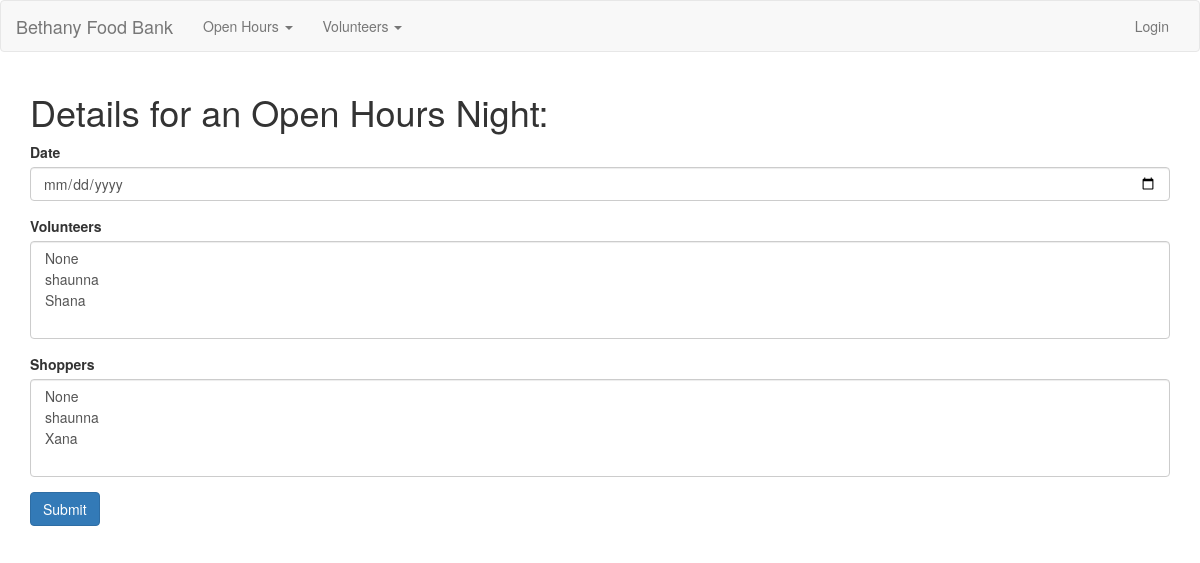
The page /openhours/3/edit on the database as committed earlier.
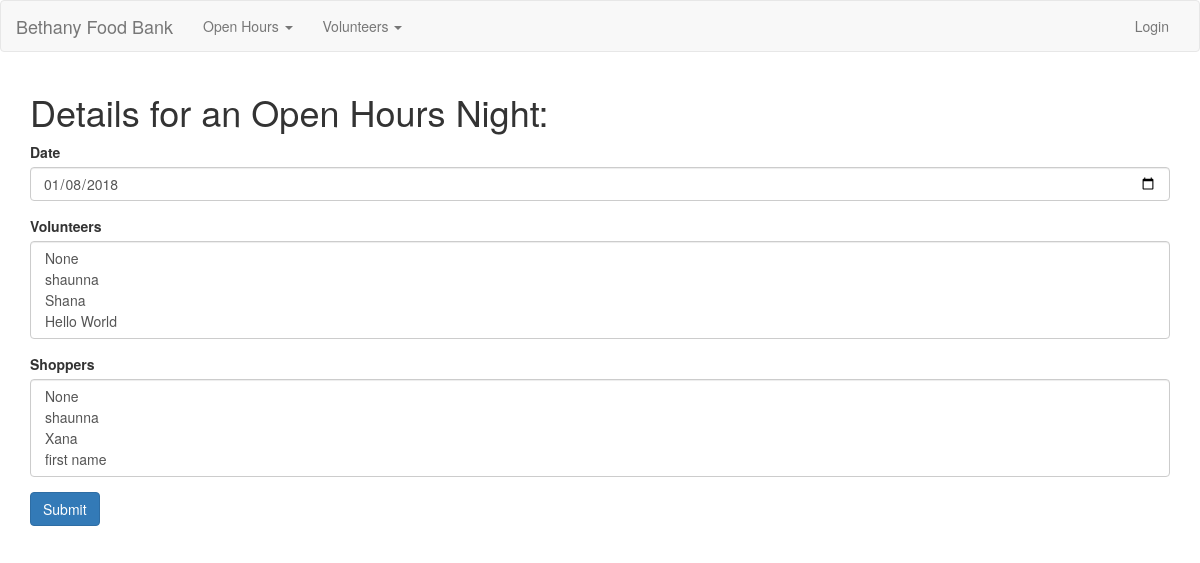
The same page on the database as committed later.
### app/models.py (models this page shows, shortened)
class Openhour(db.Model):
    id = db.Column(db.Integer(), primary_key=True)
    date = db.Column(db.DateTime())
    posted = db.Column(db.Boolean)
    volunteers = db.relationship('Volunteer', secondary=openhour_volunteers, backref='openhourvols', lazy='dynamic')
    shoppers = db.relationship('Volunteer', secondary=openhour_shoppers, backref='openhourshoppers', lazy='dynamic' )
    notes = db.relationship('Note', backref='openhournotes', lazy=True)

### app/openhours/views.py (the view)
@openhours_blueprint.route('/<string:id>/edit', methods=['GET', 'POST'])
def edit_openhour(id):
    openhour = Openhour.query.get(id)
    form = OpenhourForm(request.form, obj=openhour)
    volunteer_list = [(volunteer.id, volunteer.name) for volunteer in Volunteer.query.filter(Volunteer.role != 'shopper').all()]
    form.volunteers.choices = volunteer_list
    form.volunteers.choices.insert(0, (-1, 'None'))
    shopper_list = [(volunteer.id, volunteer.name) for volunteer in Volunteer.query.filter(Volunteer.role != 'open-hours').all()]
    form.shoppers.choices = shopper_list
    form.shoppers.choices.insert(0, (-1, 'None'))
    if request.method == 'POST' and form.validate():
        openhour.date=form.date.data
        openhour.volunteers = []
        openhour.shoppers = []
        for volunteer in form.volunteers.data:
            if volunteer != -1:
                openhour.volunteers.append(Volunteer.query.get(volunteer))
        for shopper in form.shoppers.data:
            if shopper != -1:
                openhour.shoppers.append(Volunteer.query.get(shopper))
        db.session.commit()
        flash('Information for %s Updated' % openhour.date.strftime('%b %d, %Y'), 'success')
        return redirect(url_for('openhours.index'))
    else:
        return render_template('openhour_form.html', form=form)

### app/forms.py
class OpenhourForm(Form):
    date = DateField('Date', format='%Y-%m-%d')
    volunteers = SelectMultipleField('Volunteers', coerce=int)
    shoppers = SelectMultipleField('Shoppers', coerce=int)

### app/openhours/templates/openhour_form.html
{% extends 'layout.html' %}
{% block body %}
  <h1>Details for an Open Hours Night:</h1>
  {% from "includes/_formhelpers.html" import render_field %}
  <form action= "" method="post">
    <div class="form-group">
      {{ render_field(form.date, class_="form-control") }}
    </div>
    <div class="form-group">
      {{ render_field(form.volunteers, class_="form-control") }}
    </div>
    <div class="form-group">
      {{ render_field(form.shoppers, class_="form-control") }}
    </div>
    <p><input type="submit" class="btn btn-primary" value="Submit"></p>
  </form>
{% endblock %}

### app/templates/includes/_formhelpers.html (shortened to what this page needs)
{% macro render_field(field) %}
  {{ field.label }}
  {{ field(**kwargs)|safe }}
{% endmacro %}

Rows that differ between the two databases and show on the page:
added Openhour: date "01/08/2018"
Other text that changed with them:
form field volunteers: "None / shaunna / Shana" → "None / shaunna / Shana / Hello World"
form field shoppers: "None / shaunna / Xana" → "None / shaunna / Xana / first name"
